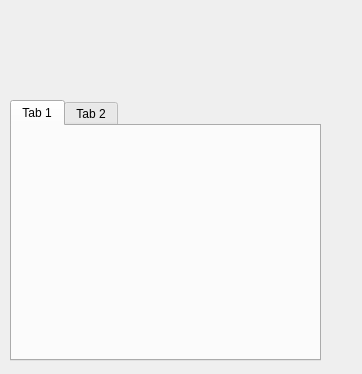
<?xml version="1.0" encoding="UTF-8"?>
<ui version="4.0">
 <class>Settings</class>
 <widget class="QDialog" name="Settings">
  <property name="geometry">
   <rect>
    <x>0</x>
    <y>0</y>
    <width>362</width>
    <height>374</height>
   </rect>
  </property>
  <property name="windowTitle">
   <string>TabWidget</string>
  </property>
  <property name="currentIndex" stdset="0">
   <number>0</number>
  </property>
  <widget class="QWidget" name="tab" native="true">
   <property name="geometry">
    <rect>
     <x>10</x>
     <y>50</y>
     <width>314</width>
     <height>30</height>
    </rect>
   </property>
   <property name="minimumSize">
    <size>
     <width>314</width>
     <height>0</height>
    </size>
   </property>
  </widget>
  <widget class="QTabWidget" name="tabs">
   <property name="geometry">
    <rect>
     <x>10</x>
     <y>100</y>
     <width>311</width>
     <height>261</height>
    </rect>
   </property>
   <widget class="QWidget" name="tab_2">
    <attribute name="title">
     <string>Tab 1</string>
    </attribute>
   </widget>
   <widget class="QWidget" name="tab_3">
    <attribute name="title">
     <string>Tab 2</string>
    </attribute>
   </widget>
  </widget>
  <widget class="QWidget" name="tab" native="true">
   <property name="geometry">
    <rect>
     <x>10</x>
     <y>10</y>
     <width>100</width>
     <height>30</height>
    </rect>
   </property>
  </widget>
 </widget>
 <resources/>
 <connections/>
</ui>
